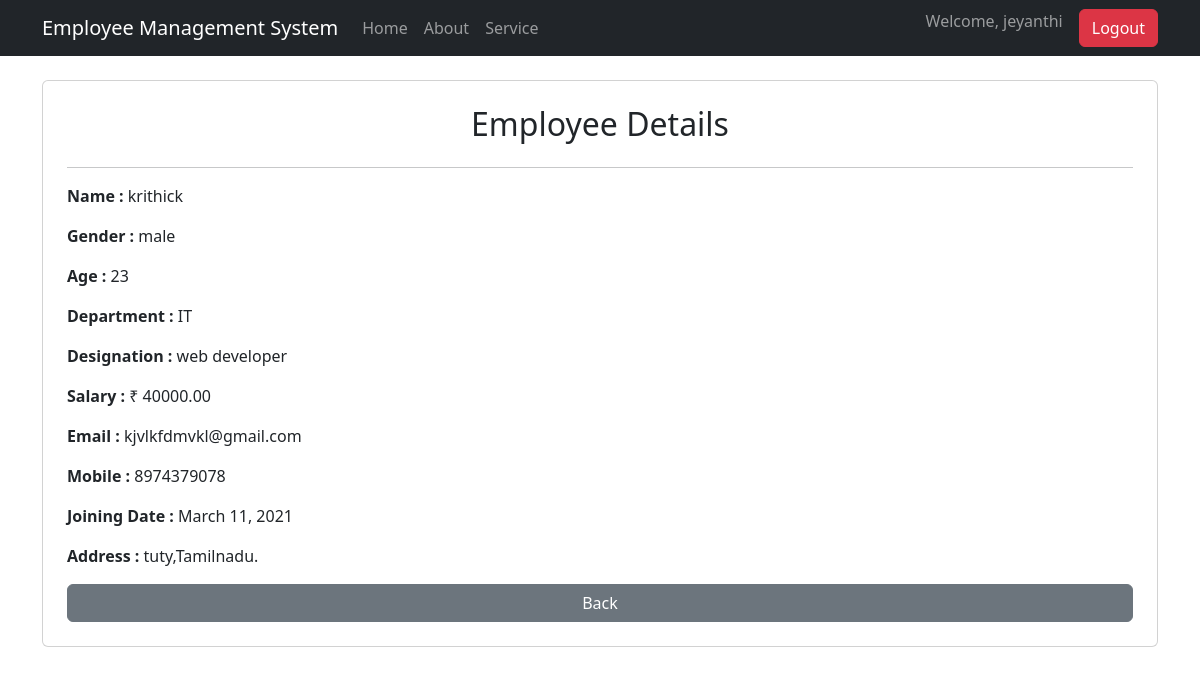
The app's page /employee/3/ (signed in) with its own data.
### employee_app/models.py (models this page shows, shortened)
class Employee(models.Model):
    name = models.CharField(max_length=100)
    gender = models.CharField(max_length=10)
    age = models.IntegerField()
    department = models.CharField(max_length=100)
    designation = models.CharField(max_length=100)
    salary = models.DecimalField(max_digits=10, decimal_places=2)
    email = models.EmailField()
    mobile = models.CharField(max_length=10)
    joining_date = models.DateField()
    address = models.TextField()

### employee_app/views.py (the view)
# urls.py: path("employee/<int:id>/", views.singleemployee, name="singleemployee"),
@login_required
def singleemployee(request, id):
    employee = get_object_or_404(Employee, id=id)
    return render(request, "single_employee.html", {"employee": employee})

### templates/single_employee.html
{% extends 'base.html' %}
{% block content %}
<div class="card p-4 mt-4">
    <h2 class="text-center">Employee Details</h2>
    <hr>
    <p><strong>Name :</strong> {{ employee.name }}</p>
    <p><strong>Gender :</strong> {{ employee.gender }}</p>
    <p><strong>Age :</strong> {{ employee.age }}</p>
    <p><strong>Department :</strong> {{ employee.department }}</p>
    <p><strong>Designation :</strong> {{ employee.designation }}</p>
    <p><strong>Salary :</strong> ₹ {{ employee.salary }}</p>
    <p><strong>Email :</strong> {{ employee.email }}</p>
    <p><strong>Mobile :</strong> {{ employee.mobile }}</p>
    <p><strong>Joining Date :</strong> {{ employee.joining_date }}</p>
    <p><strong>Address :</strong> {{ employee.address }}</p>
    <a href="{% url 'employee_list' %}" class="btn btn-secondary">
        Back
    </a>
</div>
{% endblock %}

### templates/base.html (shortened to what this page needs)
<!DOCTYPE html>
<html>
<head>
    <link href="https://cdn.jsdelivr.net/npm/bootstrap@5.3.8/dist/css/bootstrap.min.css" rel="stylesheet">
</head>
<body>
    <nav class="navbar navbar-expand-lg navbar-dark bg-dark">
        <div class="container">
            <a class="navbar-brand" href="{% url 'home' %}">
                Employee Management System
            </a>
            <div class="collapse navbar-collapse" id="navbarNav">
                <ul class="navbar-nav">
                    <li class="nav-item">
                        <a class="nav-link" href="{% url 'home' %}">Home</a>
                    </li>
                    <li class="nav-item">
                        <a class="nav-link" href="{% url 'about' %}">About</a>
                    </li>
                    <li class="nav-item">
                        <a class="nav-link" href="{% url 'service' %}">Service</a>
                    </li>
                </ul>
               <ul class="navbar-nav ms-auto">
    {% if user.is_authenticated %}
        <li class="nav-item">
            <span class="navbar-text me-3">
                Welcome, {{ user.username }}
            </span>
        </li>
        <li class="nav-item">
            <form method="post" action="{% url 'logout' %}">
                <button type="submit" class="btn btn-danger">
                    Logout
                </button>
            </form>
        </li>
    {% else %}
        <li class="nav-item">
            <a class="btn btn-primary" href="{% url 'login' %}">
                Login
            </a>
        </li>
    {% endif %}
</ul>
            </div>
        </div>
    </nav>
    <div class="container mt-4">
        {% block content %}
        {% endblock %}
    </div>
</body>
</html>

### records on screen
Employee: name "krithick", gender "male", age "23", department "IT", designation "web developer", salary "40000.00", email "kjvlkfdmvkl@gmail.com", mobile "8974379078", joining_date "March 11, 2021", address "tuty,Tamilnadu."

### other values on screen
{{ user.username }} "jeyanthi"
